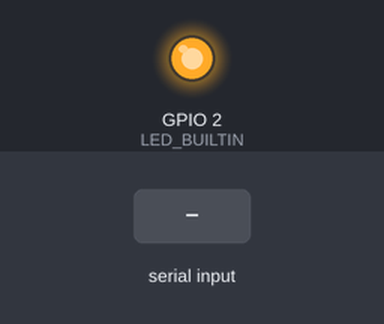
The sketch below on a simulated ESP8266 (NodeMCU). Parts: output pins drawn as LEDs (lit = HIGH, except the on-board LED, lit = LOW). The test bench sets the inputs (shaded band). WiFi joins after 1.5 s; servers stay silent unless stated; no MQTT or app messages arrive unless stated.

Above: at 4.4 s.
4.5 s: "1" received over Serial
At 6.0 s:
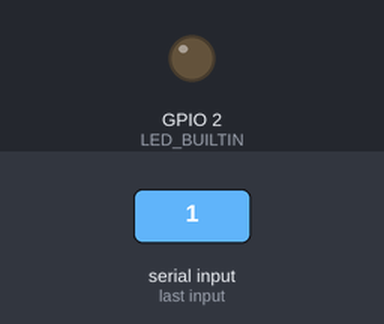
7.0 s: "0" received over Serial
Timing chart, 0 to 13.5 s (numbered marks = the images above; inputs shaded):
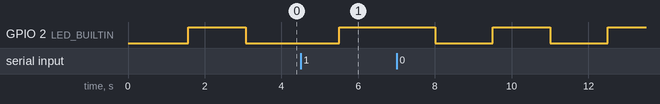

Measured:
- by itself, GPIO 2 (LED_BUILTIN): alternates HIGH for 1.5 s and LOW for 1.5 s

The sketch:

espCode.ino
```cpp
#include <ESP8266WiFi.h>
#include <PubSubClient.h>

const bool DEBUG = false;

// Wifi configuration
const char* ssid = "RaspiHouse";
const char* password = "ValidateMyIoT";
const char* mqtt_server = "192.168.4.1";

// MQTT Configuration
const String clientId = "ESP2";
const char* inTopic = "raspihouse/espin/2";
const char* outTopic = "raspihouse/espout/2";

// Client Objects
WiFiClient espClient;
PubSubClient client(espClient);

//Message buffers
#define MSG_BUFFER_SIZE	(50)
char msg[MSG_BUFFER_SIZE];
int value = 0;

void setup_wifi() {
  delay(10);
  WiFi.mode(WIFI_STA);
  WiFi.begin(ssid, password);
  while (WiFi.status() != WL_CONNECTED) {
    delay(500);
  }
}

void callback(char* topic, byte* payload, unsigned int length) {
  if(DEBUG){
    Serial.print("Message arrived [");
    Serial.print(topic);
    Serial.print("] ");
  }
  payload[length] = '\0';
  Serial.println((char*)payload);
  payload = '\0';
  /*for (int i = 0; i < length; i++) {
    Serial.println((char)payload[i]);
  }*/
}

void reconnect() {
  // Loop until we're reconnected
  while (!client.connected()) {
    // Attempt to connect
    if (client.connect(clientId.c_str())) {
      client.publish(outTopic, "Connected");
      if(DEBUG){
        Serial.println("Connected");
      }
      client.subscribe(inTopic);
    }
    else {
      delay(5000);
    }
  }
}

void setup() {
  pinMode(LED_BUILTIN, OUTPUT);
  Serial.begin(9600);
  setup_wifi();
  client.setServer(mqtt_server, 1883);
  client.setCallback(callback);
  if(DEBUG){
    Serial.print("Setup coplete");
  }
}

unsigned long lastBlink = millis();
void loop() {

  if (!client.connected()) {
    reconnect();
  }
  client.loop();

  if (Serial.available()){
    String str = Serial.readString();
    int len = str.length();
    char payload[len];
    str.toCharArray(payload, len);
    client.publish(outTopic, payload);
  }

  // Blink the LED every 3 seconds
  if (millis() - lastBlink > 1500) {
    lastBlink = millis();
    if(DEBUG){
      Serial.print("...");
    }
    digitalWrite(LED_BUILTIN, !digitalRead(LED_BUILTIN));
  }
}
```
